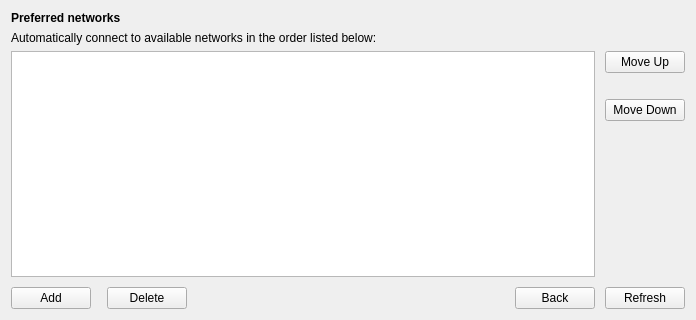
<?xml version="1.0" encoding="UTF-8"?>
<ui version="4.0">
 <class>QGenieWiFiProfileWidget</class>
 <widget class="QWidget" name="QGenieWiFiProfileWidget">
  <property name="geometry">
   <rect>
    <x>0</x>
    <y>0</y>
    <width>696</width>
    <height>320</height>
   </rect>
  </property>
  <property name="windowTitle">
   <string>Form</string>
  </property>
  <layout class="QVBoxLayout" name="verticalLayout_4">
   <item>
    <widget class="QLabel" name="wifiProfileLabel">
     <property name="sizePolicy">
      <sizepolicy hsizetype="Expanding" vsizetype="Preferred">
       <horstretch>0</horstretch>
       <verstretch>0</verstretch>
      </sizepolicy>
     </property>
     <property name="styleSheet">
      <string notr="true">font:bold;</string>
     </property>
     <property name="text">
      <string>Preferred networks</string>
     </property>
    </widget>
   </item>
   <item>
    <widget class="QLabel" name="wifiProfileLabel2">
     <property name="sizePolicy">
      <sizepolicy hsizetype="Expanding" vsizetype="Preferred">
       <horstretch>0</horstretch>
       <verstretch>0</verstretch>
      </sizepolicy>
     </property>
     <property name="styleSheet">
      <string notr="true"/>
     </property>
     <property name="text">
      <string>Automatically connect to available networks in the order listed below:</string>
     </property>
    </widget>
   </item>
   <item>
    <layout class="QHBoxLayout" name="horizontalLayout_3">
     <property name="spacing">
      <number>10</number>
     </property>
     <item>
      <layout class="QVBoxLayout" name="verticalLayout_2">
       <property name="spacing">
        <number>10</number>
       </property>
       <item>
        <widget class="QGenieListWidget" name="profileList">
         <property name="focusPolicy">
          <enum>Qt::ClickFocus</enum>
         </property>
         <property name="alternatingRowColors">
          <bool>true</bool>
         </property>
        </widget>
       </item>
       <item>
        <layout class="QHBoxLayout" name="horizontalLayout_2">
         <item>
          <layout class="QHBoxLayout" name="horizontalLayout">
           <property name="spacing">
            <number>16</number>
           </property>
           <item>
            <widget class="QPushButton" name="addProfileBtn">
             <property name="text">
              <string>Add</string>
             </property>
             <property name="autoDefault">
              <bool>true</bool>
             </property>
            </widget>
           </item>
           <item>
            <widget class="QPushButton" name="delProfileBtn">
             <property name="text">
              <string>Delete</string>
             </property>
             <property name="autoDefault">
              <bool>true</bool>
             </property>
            </widget>
           </item>
          </layout>
         </item>
         <item>
          <spacer name="horizontalSpacer">
           <property name="orientation">
            <enum>Qt::Horizontal</enum>
           </property>
           <property name="sizeHint" stdset="0">
            <size>
             <width>40</width>
             <height>20</height>
            </size>
           </property>
          </spacer>
         </item>
         <item>
          <widget class="QPushButton" name="backBtn">
           <property name="text">
            <string>Back</string>
           </property>
          </widget>
         </item>
        </layout>
       </item>
      </layout>
     </item>
     <item>
      <layout class="QVBoxLayout" name="verticalLayout_3">
       <item>
        <layout class="QVBoxLayout" name="verticalLayout">
         <item>
          <widget class="QPushButton" name="moveUpBtn">
           <property name="text">
            <string>Move Up</string>
           </property>
           <property name="autoDefault">
            <bool>true</bool>
           </property>
          </widget>
         </item>
         <item>
          <spacer name="verticalSpacer">
           <property name="orientation">
            <enum>Qt::Vertical</enum>
           </property>
           <property name="sizeType">
            <enum>QSizePolicy::Preferred</enum>
           </property>
           <property name="sizeHint" stdset="0">
            <size>
             <width>20</width>
             <height>16</height>
            </size>
           </property>
          </spacer>
         </item>
         <item>
          <widget class="QPushButton" name="moveDownBtn">
           <property name="text">
            <string>Move Down</string>
           </property>
           <property name="autoDefault">
            <bool>true</bool>
           </property>
          </widget>
         </item>
        </layout>
       </item>
       <item>
        <spacer name="verticalSpacer_2">
         <property name="orientation">
          <enum>Qt::Vertical</enum>
         </property>
         <property name="sizeHint" stdset="0">
          <size>
           <width>20</width>
           <height>40</height>
          </size>
         </property>
        </spacer>
       </item>
       <item>
        <widget class="QPushButton" name="refreshBtn">
         <property name="text">
          <string>Refresh</string>
         </property>
         <property name="autoDefault">
          <bool>true</bool>
         </property>
        </widget>
       </item>
      </layout>
     </item>
    </layout>
   </item>
  </layout>
 </widget>
 <customwidgets>
  <customwidget>
   <class>QGenieListWidget</class>
   <extends>QListWidget</extends>
   <header>QGenieListWidget.h</header>
  </customwidget>
 </customwidgets>
 <tabstops>
  <tabstop>moveUpBtn</tabstop>
  <tabstop>moveDownBtn</tabstop>
  <tabstop>addProfileBtn</tabstop>
  <tabstop>delProfileBtn</tabstop>
  <tabstop>refreshBtn</tabstop>
 </tabstops>
 <resources/>
 <connections/>
</ui>
